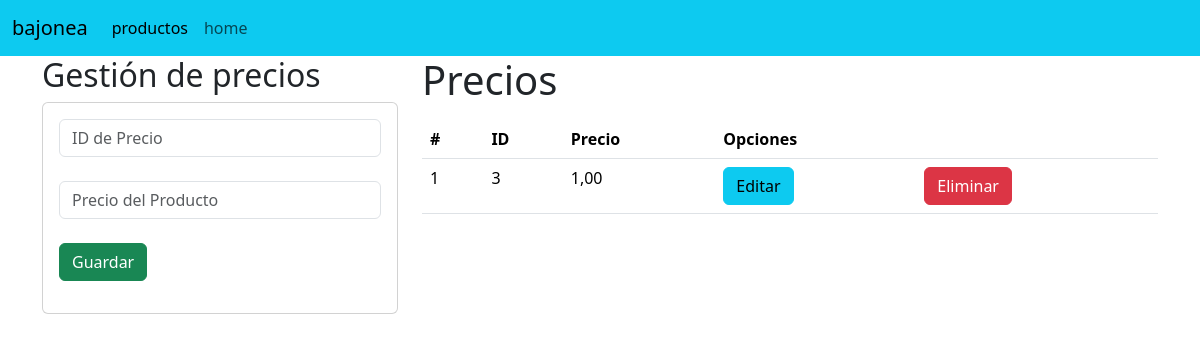
The page /precios/ on the database as committed earlier.
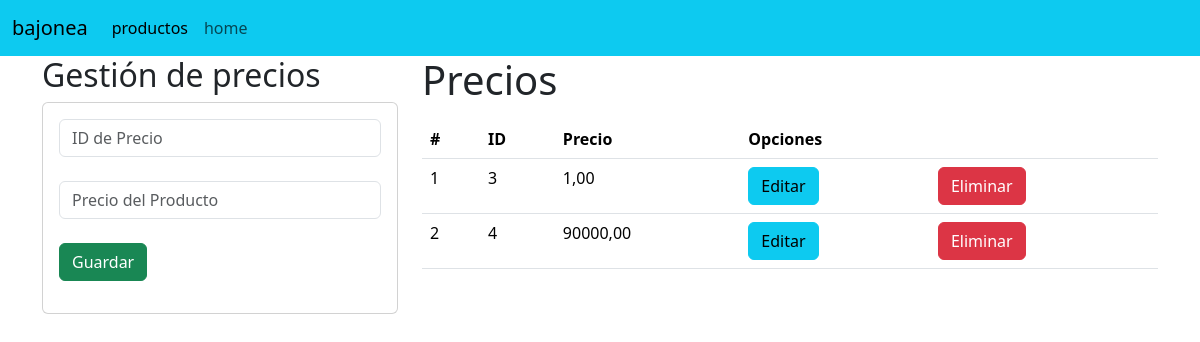
The same page on the database as committed later.
### usuario/models.py (models this page shows, shortened)
class Precio(models.Model):
    ID_Precio = models.AutoField(primary_key=True)
    Precio_Prod = models.DecimalField(max_digits=10, decimal_places=2)

### usuario/views.py (the view)
# urls.py: path('precios/', PrecioListView.as_view(), name='precio_list'),
class PrecioListView(ListView):
    model = Precio
    template_name = 'precio/precio_list.html'
    context_object_name = 'precios'

### usuario/templates/precio/precio_list.html (shortened to what this page needs)
{% extends "usuario/base.html" %}
{% block body %}
<div class="row">
    <div class="col-sm-12 col-md-6 col-lg-4 col-xl-4">
        <h2>Gestión de precios</h2>
        <div class="card">
            <div class="card-body">
                <form action="{% url 'precio_create' %}" method="POST">{% csrf_token %}
                    <div class="form-group">
                        <input type="text" id="ID_Precio" name="ID_Precio" class="form-control" placeholder="ID de Precio" required>
                    </div>
                    <br>
                    <div class="form-group">
                        <input type="number" id="Precio_Prod" name="Precio_Prod" class="form-control" placeholder="Precio del Producto" required>
                    </div>
                    <br>
                    <div class="form-group">
                        <button type="submit" class="btn btn-success btn-block text-white">Guardar</button>
                    </div>
                </form>
            </div>
        </div>
    </div>
    <div class="col-sm-12 col-md-6 col-lg-8 col-xl-8">
        <h1>Precios</h1>
        <div class="table-responsive py-2">
            <table class="table table-responsive">
                <thead>
                    <tr>
                        <th>#</th>
                        <th>ID</th>
                        <th>Precio</th>
                        <th colspan="2">Opciones</th>
                    </tr>
                </thead>
                <tbody>
                    {% for p in precios %}
                    <tr>
                        <td>{{ forloop.counter }}</td>
                        <td>{{ p.ID_Precio }}</td>
                        <td>{{ p.Precio_Prod }}</td>
                        <td><a href="{% url 'precio_update' p.pk %}" class="btn btn-info">Editar</a></td>
                        <td><a href="{% url 'precio_delete' p.pk %}" class="btn btn-danger btnEliminacion">Eliminar</a></td>
                    </tr>
                    {% endfor %}
                </tbody>
            </table>
        </div>
    </div>
</div>
{% endblock %}

Rows that differ between the two databases and show on the page:
added Precio: ID_Precio "4", Precio_Prod "90000,00"
